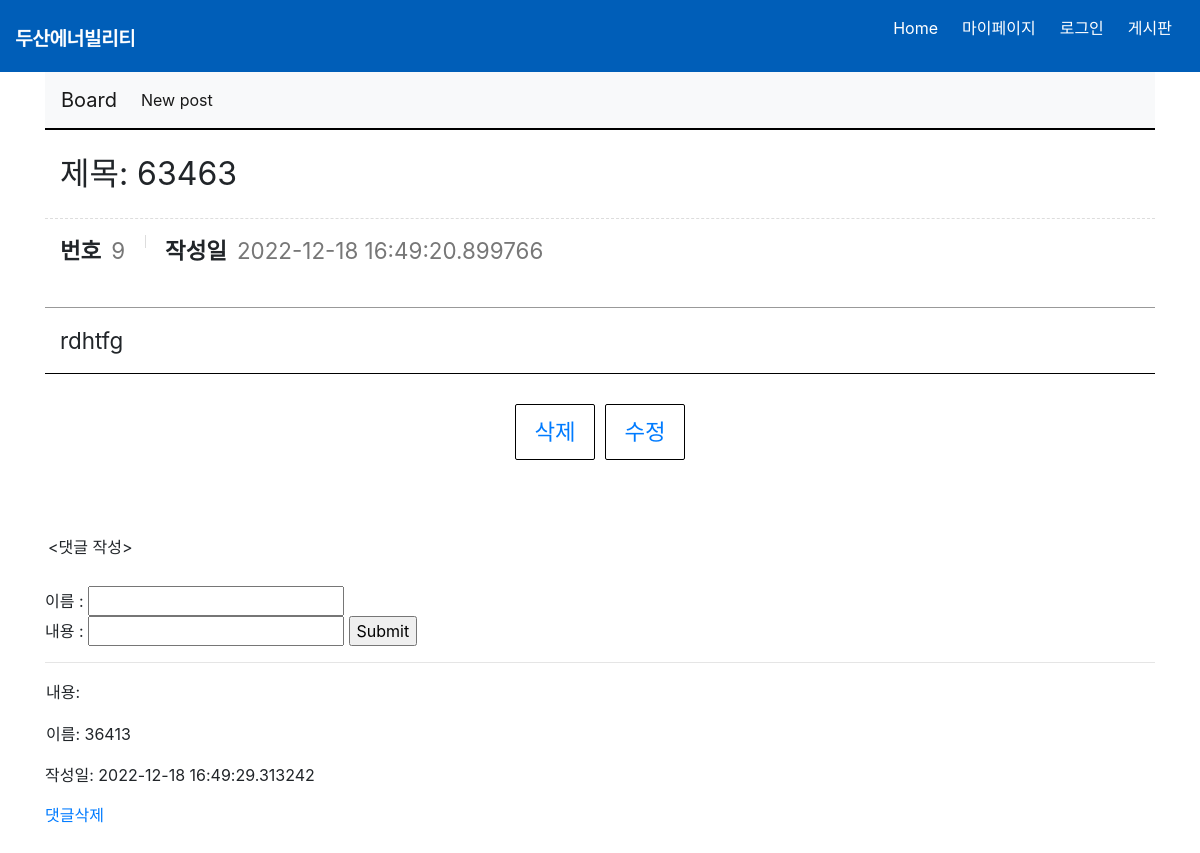
Before: /posts/9 with the older database file.
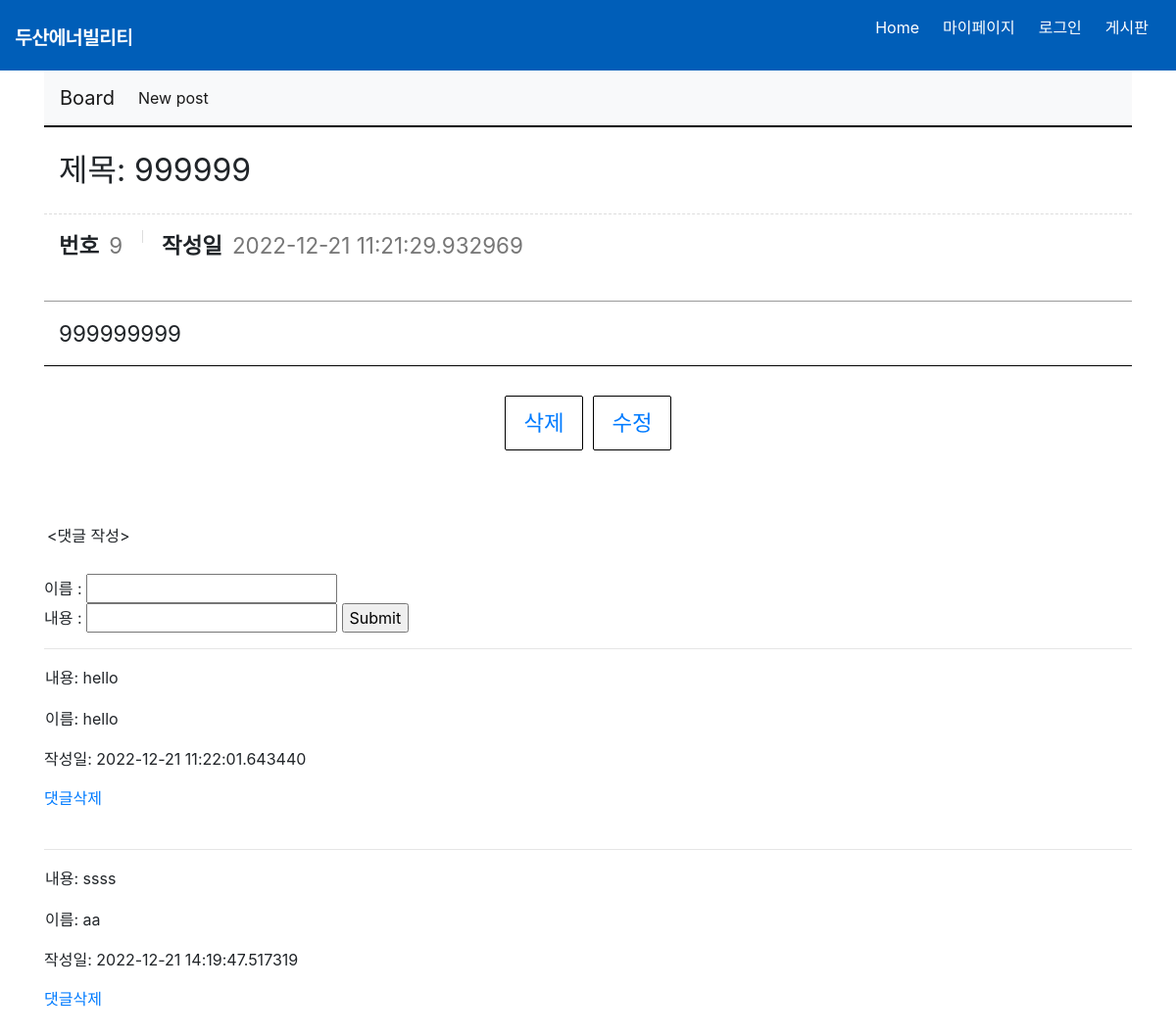
After: the same page with the newer database file.
### website/models.py (models this page shows, shortened)
class Post(db.Model):
    __tablename__ = "posts"
    id = db.Column(db.Integer, primary_key=True)
    title = db.Column(db.String, nullable=False)
    content = db.Column(db.String, nullable=False)
    created_at = db.Column(db.DateTime)
    comments = db.relationship('Comment',backref='post')

class Comment(db.Model):
    __tablename__ ='comments'
    id = db.Column(db.Integer, primary_key=True)
    content = db.Column(db.String)
    post_id = db.Column(db.Integer, db.ForeignKey('posts.id'))
    created_at = db.Column(db.DateTime)
    creator = db.Column(db.String)

### website/board_views.py (the view)
@board_views.route('/posts/<int:id>')
def read(id):
    post = Post.query.get(id)
    return render_template('board_read.html',post=post)

### website/templates/board_read.html (shortened to what this page needs)
{% extends 'base2.html' %}
{% block body_block %}
    <div class="board_view_wrap">
        <div class="board_view">
            <div class="title">
                제목: {{post.title}}
            </div>
            <div class="info">
                <dl>
                    <dt>번호</dt>
                    <dd>{{post.id}}</dd>
                </dl>
                <dl>
                    <dt>작성일</dt>
                    <dd>{{post.created_at}}</dd>
                </dl>
            </div>
            <div class="cont">
                {{post.content}}
            </div>
        </div>
        <div class="bt_wrap">
            <a href="/posts/{{post.id}}/delete">삭제</a>
            <a href="/posts/{{post.id}}/edit">수정</a>
        </div>
    </div>
    <br>
    <br>
    <form action="/posts/{{post.id}}/comments" method='POST'>
    </br> <div style="padding:3px; font-style:bold"> <댓글 작성></div></br>
        이름 : <input type="text" name="creator" /></br>
        내용 : <input type="text" name="content"/>
        <input type='submit'/>
    </form>
    {% for comment in post.comments %}
    <hr>
        <p style="padding:1px">내용: {{comment.content}} </p>
        <p style="padding:1px">이름: {{comment.creator}}</p>
        <p>작성일: {{comment.created_at}}</p>
        <a style="display:block;" href="/comment/{{comment.id}}/delete">댓글삭제</a>
        <br>
    {% endfor %}
{% endblock %}

Changed rows visible on the page:
removed Comment: creator "36413", created_at "2022-12-18 16:49:29.313242"
changed Post id 9: title "63463" → "999999"; created_at "2022-12-18 16:49:20.899766" → "2022-12-21 11:21:29.932969"; content "rdhtfg" → "999999999"
now on this page (row edited): Comment: content "hello", creator "hello", created_at "2022-12-21 11:22:01.643440"
now on this page (row edited): Comment: content "ssss", creator "aa", created_at "2022-12-21 14:19:47.517319"
